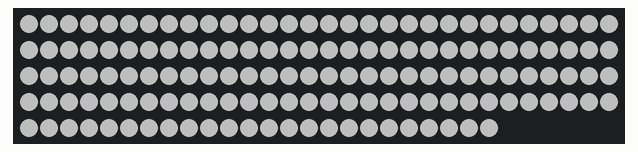
Simulated run of this sketch. Board: Arduino Uno, built with avr-gcc and run on an emulated ATmega328P. Parts: 144 RGB LEDs in strip order, left to right, continuing on the next row. Dim RGB values are drawn brighter than linear; what the sketch prints to the serial monitor is not drawn.

Above: at 0.1 s.

The sketch:

Multimode_Debug.ino
```cpp
/*
  To remember: always save modifications!
  Todo:
  - add local webpage to cycle between modes
  - show future/previous days
  - show temperature/cloudcoverage
  - show sunrise/sunset
  - discomode
  - animate on phone notification
  - change refresh rate
*/
bool showUpdates = true;

/* #include "WifiLib.h"

#include <ESP8266WiFi.h>
#include <ESP8266HTTPClient.h>
#include <WiFiClient.h>
#include <ArduinoJson.h> */

#define FASTLED_INTERRUPT_RETRY_COUNT 0
#define FASTLED_ESP8266_RAW_PIN_ORDER
#define FASTLED_ALLOW_INTERRUPTS 0
#include <FastLED.h>

FASTLED_USING_NAMESPACE

// fastled setup
#if defined(FASTLED_VERSION) && (FASTLED_VERSION < 3001000)
#warning "Requires FastLED 3.1 or later; check github for latest code."
#endif
#define DATA_PIN    4
//#define BUTTON_PIN    3
//int BUTTON_VALUE = 0;
#define LED_TYPE WS2812B
#define COLOR_ORDER GRB
#define NUM_LEDS 144
CRGB leds[NUM_LEDS];
CRGB prevleds[NUM_LEDS];

#define BRIGHTNESS 80
const int LOWBRIGHTNESS = BRIGHTNESS - 45;
const int HIGHBRIGHTNESS = BRIGHTNESS + 80;
#define FRAMES_PER_SECOND 60

uint8_t gHue = 0; // rotating "base color" used by many of the patterns

// Wifi setup
/* WifiLib tel(true);

const char *ssid = tel.getSsid();
const char *password = tel.getPass();
const char *website1 = tel.getSite(1);
const char *website2 = tel.getSite(2);
const int mode = tel.getMode();
const char *token = tel.getToken();

String currWebsite = String(website1);
String callWebsite = String(website1);
String useToken = String(token);
String useAction = "Calendar";
 */
double refreshRate = 6; // how many times per minute does a webcall need to go out


// Different modes
//int useMode = mode;
/*
  1 : show set of leds slowly
  2 : show set of leds instant
  3 : show set of colors over whole strip, with interval
  4 : update one led, no reset
  5 : test
*/

// json conversion setup
uint8_t Ary[432];
uint8_t i = 0, j = 0;

#define ARRAY_SIZE(array) ((sizeof(array)) / (sizeof(array[0])))

// general setup
bool crashed = false;

void PrintLn(String text)
{
  if (showUpdates)
  {
    Serial.println(text);
  }
}

void Print(String text)
{
  if (showUpdates)
  {
    Serial.print(text);
  }
}

/* void CallWebsite()
{
  // call the website to get an array of RGB values in return

  if (WiFi.status() == WL_CONNECTED)
  { //Check WiFi connection status
    HTTPClient http; //Declare an object of class HTTPClient
    String call = callWebsite;
    PrintLn(" ");
    PrintLn("___ FROM Here ___");
    PrintLn("call: " + String(call));
    http.begin(call); //Specify request destination

    PrintLn("reaching site");
    int httpCode = http.GET(); //Send the request
    if (httpCode == 200)
    { //Check the returning code
      PrintLn("response: " + String(httpCode));
      String payload = http.getString(); //Get the request response payload
      PrintLn(payload);

      PrintLn("payload above"); //Print the response payload
      StringToJson(payload);
      crashed = false;
    }
    else
    {
      PrintLn("failed");
      crashed = true;
      //String payload = http.getString(); //Get the request response payload
      showRed();
      setWebsite(0);
      //PrintLn(payload);
    }
    http.end(); //Close connection
  }
}

void setWebsite(int type) {
  if (type == 1) {
    callWebsite = currWebsite + "?token=" + String(token);
  }
  else if (type == 2) {
    callWebsite = currWebsite + "?token=" + String(token) + "&refreshRate=6";
  }
  else if (type == 3) {
    callWebsite = String(website1) + "?token=" + String(token) + "&refreshRate=6" + "&mode=1" + "&action=Calendar" + "&website=" + String(website1);
  }
  else  {
    callWebsite = currWebsite + "?token=" + String(token) + "&refreshRate=6";
  }
}

void StringToJson(String textIn)
{
  // convert the string into a json document.
  DynamicJsonDocument doc(14999);
  deserializeJson(doc, textIn);
  JsonObject obj = doc.as<JsonObject>();
  JsonToMode(obj);
  JsonToFastled(obj);
  JsonToRefreshRate(obj);
  JsonToWebsite(obj);
  JsonToAction(obj);
}

int arraySize(JsonObject obj) {
  JsonArray array = obj[String("LedSequence")];
  int arraysize = array.size();
  return arraysize;
}

void JsonToFastled(JsonObject obj)
{
  // put the values of the json document into the ledstring
  if (useMode == 1)
  { // slow showing of set
    PrintLn("Mode 1");
    //int maxi = arraySize(obj)+1;
    for (int i = 0; i < NUM_LEDS; i++)
    {
      int R = obj[String("LedSequence")][i][0];
      int G = obj[String("LedSequence")][i][1];
      int B = obj[String("LedSequence")][i][2];
      leds[i] = CRGB(R, G, B);
      FastLED.show();
      delay(30);
    }
  }
  else if (useMode == 2)
  { // show set instant
    PrintLn("Mode 2");
    for (int i = 0; i < NUM_LEDS; i++)
    {
      int R = obj[String("LedSequence")][i][0];
      int G = obj[String("LedSequence")][i][1];
      int B = obj[String("LedSequence")][i][2];
      leds[i] = CRGB(R, G, B);
    }
    FastLED.show();
  }
  else if (useMode == 3)
  { // show set of colors over whole strip, with interval
    PrintLn("Mode 3");
    fullBar(obj, true);
  }
  else if (useMode == 4)
  { // show one led
    PrintLn("Mode 4");
    oneLed(obj);
  }
  else if (useMode == 5)
  { // slow showing of set + dimming
    PrintLn("Mode 5");
    for (int i = 0; i < NUM_LEDS; i++)
    {
      leds[i] = CRGB(0, 0, 0);
      FastLED.show();
      delay(30);
      int R = obj[String("LedSequence")][i][0];
      int G = obj[String("LedSequence")][i][1];
      int B = obj[String("LedSequence")][i][2];
      leds[i] = CRGB(R, G, B);
      FastLED.show();
      delay(30);
    }
  }
  else if (useMode == 6)
  { // fast flash
    PrintLn("Mode 6");
    // save current
    //prevleds = leds; // save previous
    for (int i = 0; i < 144; i++)
    {
      prevleds[i] = leds[i];
    }
    fullBar(obj, false);
    for (int i = 0; i < 144; i++) // take back te previous
    {
      leds[i] = prevleds[i];
    }
    FastLED.show();
  }
  else
  {
    PrintLn("Mode Else");
    leds[0] = CRGB(1, 0, 0); // something is wrong
    FastLED.show();
    delay(300);
    leds[0] = CRGB(0, 0, 0);
    FastLED.show();
    delay(300);
  }
}

void fullBar(JsonObject obj, bool slow)
{
  int interval = obj[String("LedSequence")][0][0]; // first array contains the interval
  int maxi = arraySize(obj);
  for (int i = 1; i < maxi; i++)
  {
    int R = obj[String("LedSequence")][i][0];
    int G = obj[String("LedSequence")][i][1];
    int B = obj[String("LedSequence")][i][2];
    fill_solid(leds, NUM_LEDS, CRGB(R, G, B));
    FastLED.show();
    if (slow)
    {
      if (i < maxi - 1)
      {
        delay(interval);
      }
    }
    else
    {
      delay(interval);
    }
  }
  //Serial.print("leds: ");
  //Serial.print(leds[0][0]);
  //Serial.print(leds[0][1]);
  //Serial.println(leds[0][2]);
}

void oneLed(JsonObject obj)
{
  int pos = obj[String("LedSequence")][0][0]; // first array contains the led position
  int R = obj[String("LedSequence")][1][0];
  int G = obj[String("LedSequence")][1][1];
  int B = obj[String("LedSequence")][1][2];
  leds[pos] = CRGB(R, G, B);
  FastLED.show();
}

void JsonToRefreshRate(JsonObject obj)
{

  if (obj[String("refreshRate")] != 0) {
    refreshRate = obj[String("refreshRate")];
  }
  Print("refreshrate: ");
  PrintLn(String(refreshRate));
}

void JsonToWebsite(JsonObject obj)
{
  currWebsite = obj[String("website")].as<String>();
  Print("website: ");
  PrintLn(currWebsite);
}

void JsonToMode(JsonObject obj)
{
  useMode = obj[String("mode")];
  Print("mode: ");
  PrintLn(String(useMode));
}

void JsonToAction(JsonObject obj)
{
  useAction = obj[String("action")].as<String>();
  Print("action: ");
  PrintLn(String(useAction));
}

void showRed(){
  leds[0] = CRGB(20, 0, 0); // show blinking led when searching for wifi network
  FastLED.show();
  delay(1000);
  leds[0] = CRGB(1, 0, 0); // show blinking led when searching for wifi network
  FastLED.show();
  }

void bpm()
{
  // colored stripes pulsing at a defined Beats-Per-Minute (BPM)
  uint8_t BeatsPerMinute = 62;
  CRGBPalette16 palette = PartyColors_p;
  uint8_t beat = beatsin8(BeatsPerMinute, 64, 255);
  for (int i = 0; i < NUM_LEDS; i++)
  { //9948
    leds[i] = ColorFromPalette(palette, gHue + (i * 2), beat - gHue + (i * 10));
  }
}
 */

void setup()
{
  // Setup button
  //pinMode(BUTTON_PIN, INPUT);
  //BUTTON_VALUE = digitalRead(BUTTON_PIN);
  // setup leds
  FastLED.addLeds<LED_TYPE, DATA_PIN, COLOR_ORDER>(leds, NUM_LEDS).setCorrection(TypicalLEDStrip);
  FastLED.clear();              // clear the ledstrip
  leds[0] = CRGB(80, 80, 80); // to indicate the ledstrip / arduino is running
  leds[5] = CRGB(80, 80, 80); // to indicate the ledstrip / arduino is running
  leds[10] = CRGB(80, 80, 80); // to indicate the ledstrip / arduino is running
  leds[15] = CRGB(80, 80, 80); // to indicate the ledstrip / arduino is running
  leds[20] = CRGB(80, 80, 80); // to indicate the ledstrip / arduino is running
  leds[25] = CRGB(80, 80, 80); // to indicate the ledstrip / arduino is running
  leds[30] = CRGB(80, 80, 80); // to indicate the ledstrip / arduino is running
  leds[40] = CRGB(80, 80, 80); // to indicate the ledstrip / arduino is running
  fill_solid( leds, NUM_LEDS, CRGB(80,80,80));
  FastLED.show();

  //setup rest
  Serial.begin(115200);
  PrintLn("starting 1");
  //WiFi.begin(ssid, password);
  PrintLn("starting x");
  /* while (WiFi.status() != WL_CONNECTED)
  {
    delay(1000);
    leds[0] = CRGB(20, 20, 20); // show blinking led when searching for wifi network
    FastLED.show();
    Print(".");
    delay(1000);
    leds[0] = CRGB(50, 100, 150);
    FastLED.show();
  }
  PrintLn("");
  PrintLn("Connected"); */


  // do a first call to the website to get the led sequence
  //setWebsite(1);
  //CallWebsite();
}

void loop()
{
  delay(1000);
  fill_solid( leds, NUM_LEDS, CRGB(80,80,80));
  //leds[10] = CRGB(80, 80, 80); // to indicate the ledstrip / arduino is running
  //leds[11] = CRGB(80, 80, 80); // to indicate the ledstrip / arduino is running
  FastLED.show();
  PrintLn("full");
  delay(1000);
  fill_solid( leds, NUM_LEDS, CRGB(80,80,80));
  leds[10] = CRGB(80, 1, 1); // to indicate the ledstrip / arduino is running
  leds[11] = CRGB(80, 1, 1); // to indicate the ledstrip / arduino is running
  FastLED.show();
  PrintLn("empty");

  /* delay(60000 / refreshRate); //Send a request every 60 seconds
  if (BUTTON_VALUE == 1){
    PrintLn("White ");
    fill_solid( leds, NUM_LEDS, CRGB(80,80,80));
    FastLED.show();
  }
  else{
    if (!crashed){
    setWebsite(1);
    }
  PrintLn("Normal running");
  CallWebsite();
  } */
}
```
